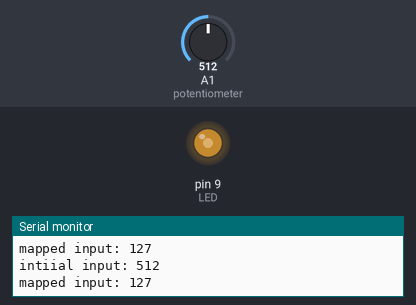
Recording of a sketch running on a simulated Arduino Uno, built with avr-gcc and run on an emulated ATmega328P. Parts: output pins drawn as LEDs (lit = HIGH), the last lines printed to the serial monitor. The inputs (shaded band) are chosen by the test bench; at power-on: A1 (potentiometer) = 512.

Above: at 1.2 s.
1.3 s: A1 (potentiometer) set to 414
At 2.6 s:
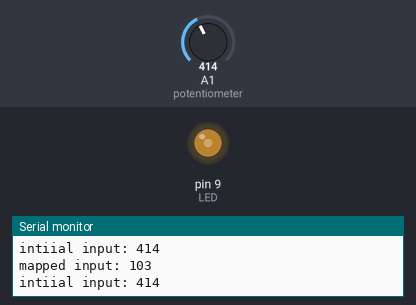
4.3 s: A1 (potentiometer) set to 394
At 4.9 s:
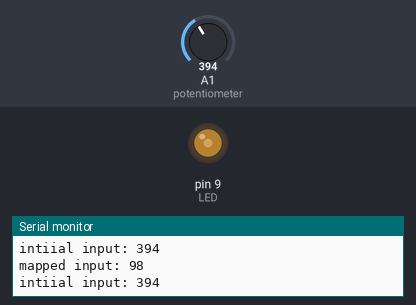
7.3 s: A1 (potentiometer) set to 45
At 8.5 s:
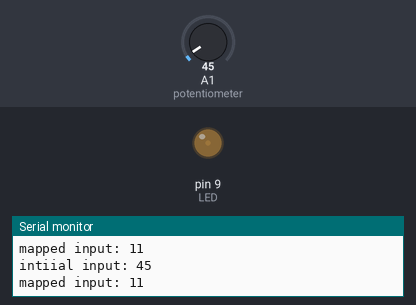
8.8 s: A1 (potentiometer) set to 36
At 9.6 s:
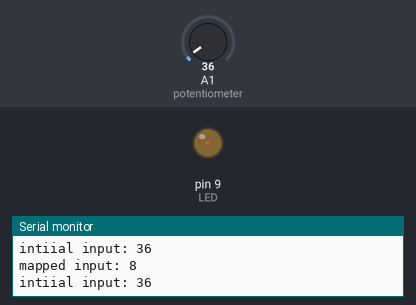
11.8 s: A1 (potentiometer) set to 11
At 12.9 s:
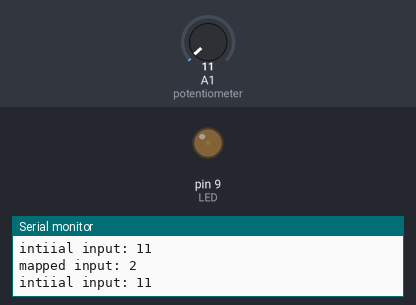
13.3 s: A1 (potentiometer) set to 8
At 13.9 s:
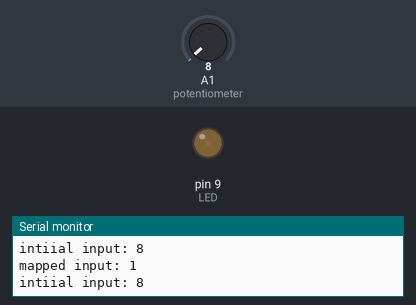
Timing chart, 0 to 16.3 s (numbered marks = the images above; inputs shaded):
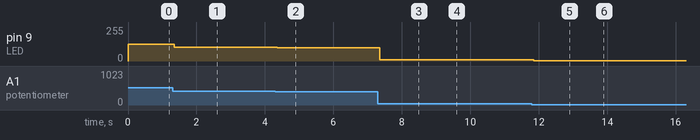

Measured:
- after the input at 1.3 s, pin 9 (LED): 127/255 → 103/255 after 0.05 s
- after the input at 4.3 s, pin 9 (LED): 103/255 → 98/255 after 0.05 s
- after the input at 7.3 s, pin 9 (LED): 98/255 → 11/255 after 0.06 s
- after the input at 8.8 s, pin 9 (LED): 11/255 → 8/255 after 0.06 s
- after the input at 11.8 s, pin 9 (LED): 8/255 → 2/255 after 0.05 s
- after the input at 13.3 s, pin 9 (LED): 2/255 → 1/255 after 0.05 s

The sketch:

pot.ino
```cpp
/**
 *@file pot.ino
 *@date 2022 - 02 - 07
 */

// Libraries

// Initialize const variables
const int LED = 9;
const int potentiometer = A1;
// Initialize variables

void setup()
{
    Serial.begin(9600);
    pinMode(potentiometer, INPUT);
    pinMode(LED, OUTPUT);
}

void loop()
{
    int input = analogRead(potentiometer);
    int converted = map(input, 0, 1023, 0, 255);
    Serial.print("intiial input: ");
    Serial.println(input);
    Serial.print("mapped input: ");
    Serial.println(converted);
    // Serial.print(input);
    // Serial.print("\t");
    // Serial.println(converted);
    analogWrite(LED, converted);
}
```
